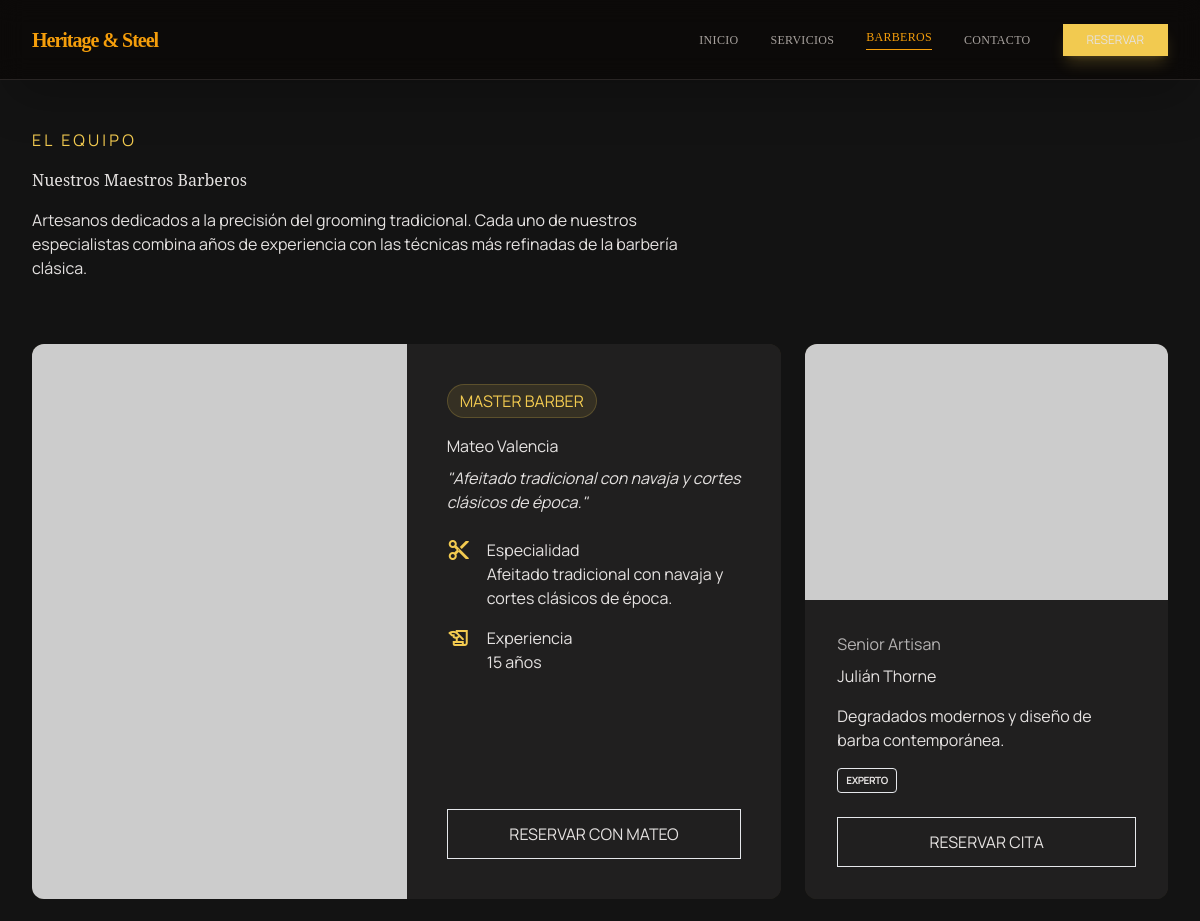
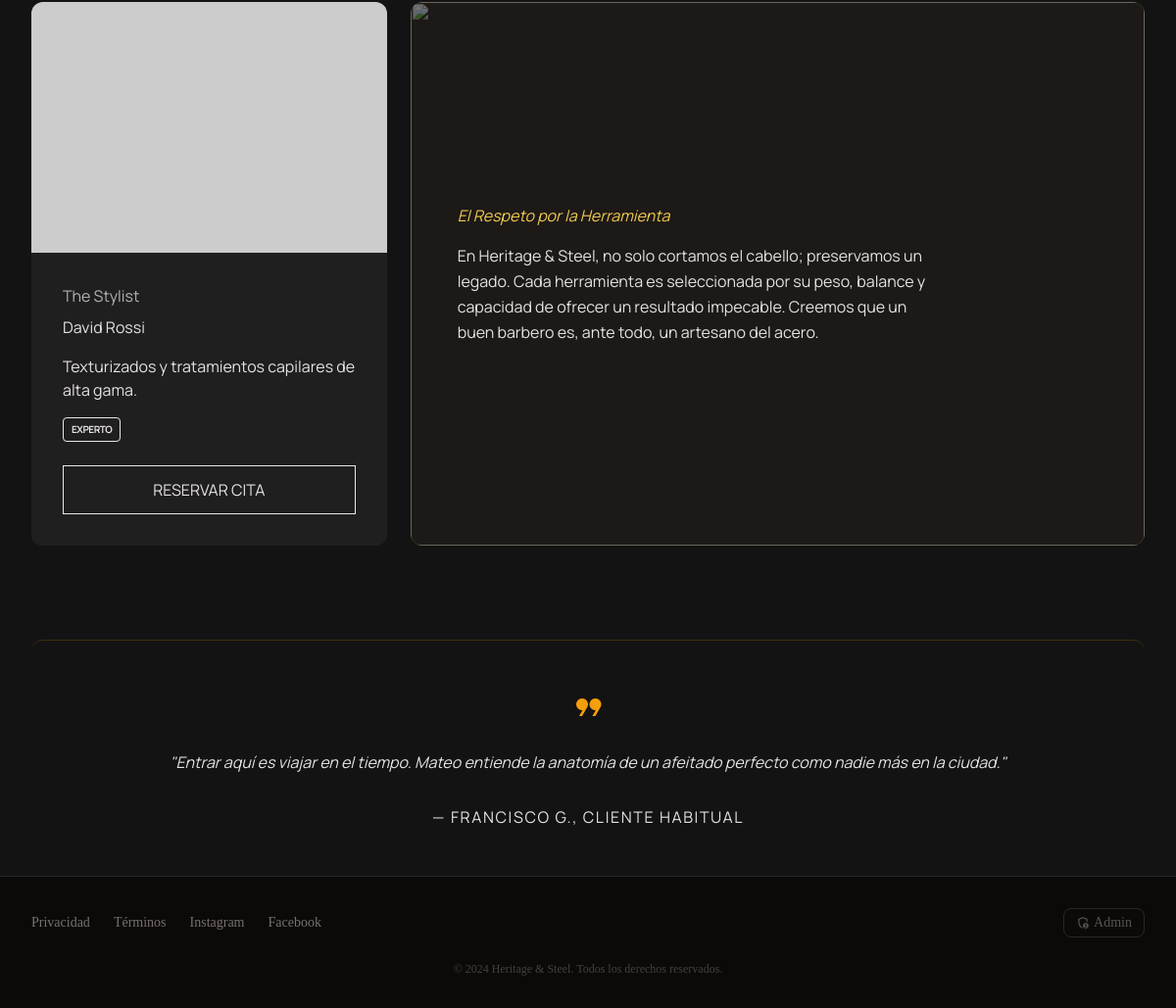
The app's page /equipo with its own data (2 pictures, top to bottom).
### app/models/models.py (models this page shows)
class Barber(db.Model):
    id = db.Column(db.Integer, primary_key=True)
    name = db.Column(db.String(100), nullable=False)
    title = db.Column(db.String(100))
    specialty = db.Column(db.String(200))
    experience = db.Column(db.String(100))
    image_url = db.Column(db.String(500))
    is_active = db.Column(db.Boolean, default=True)

### app/routes/public.py (the view)
@public_bp.route('/equipo')
def equipo():
    barbers = Barber.query.filter_by(is_active=True).all()
    return render_template('equipo.html', barbers=barbers)

### app/templates/equipo.html (shortened to what this page needs)
{% extends "base.html" %}
{% block content %}
<header class="max-w-[1280px] mx-auto px-4 md:px-8 mb-16 pt-12">
    <div class="flex flex-col gap-4 max-w-2xl">
        <span class="font-label-caps text-primary tracking-[0.2em]">EL EQUIPO</span>
        <h1 class="font-headline-xl text-on-surface">Nuestros Maestros Barberos</h1>
        <p class="font-body-lg text-on-surface-variant">Artesanos dedicados a la precisión del grooming tradicional. Cada uno de nuestros especialistas combina años de experiencia con las técnicas más refinadas de la barbería clásica.</p>
    </div>
</header>
<section class="max-w-[1280px] mx-auto px-4 md:px-8 grid grid-cols-1 md:grid-cols-12 gap-6">
    {% if barbers %}
    {% set featured = barbers[0] %}
    <div class="md:col-span-8 bg-surface-container-low rounded-xl overflow-hidden inner-glow group">
        <div class="grid md:grid-cols-2 h-full">
            <div class="h-[400px] md:h-full relative overflow-hidden">
                <img class="absolute inset-0 w-full h-full object-cover grayscale group-hover:grayscale-0 transition-all duration-700" src="{{ featured.image_url }}" alt="{{ featured.name }}" />
            </div>
            <div class="p-10 flex flex-col justify-between bg-surface-container">
                <div>
                    <div class="flex items-center gap-2 mb-4">
                        <span class="font-label-caps text-primary bg-primary/10 px-3 py-1 rounded-full border border-primary/20">{{ featured.title.upper() }}</span>
                    </div>
                    <h2 class="font-headline-lg text-on-surface mb-2">{{ featured.name }}</h2>
                    <p class="font-body-md text-on-surface-variant mb-6 italic">"{{ featured.specialty }}"</p>
                    <div class="space-y-4">
                        <div class="flex items-start gap-4">
                            <span class="material-symbols-outlined text-primary">content_cut</span>
                            <div>
                                <p class="font-label-caps text-tertiary">Especialidad</p>
                                <p class="font-body-md">{{ featured.specialty }}</p>
                            </div>
                        </div>
                        <div class="flex items-start gap-4">
                            <span class="material-symbols-outlined text-primary">history_edu</span>
                            <div>
                                <p class="font-label-caps text-tertiary">Experiencia</p>
                                <p class="font-body-md">{{ featured.experience }}</p>
                            </div>
                        </div>
                    </div>
                </div>
                <a href="{{ url_for('public.reservas') }}?barber={{ featured.id }}" class="mt-8 border border-outline-variant text-on-surface py-3 px-6 font-label-caps hover:bg-primary hover:text-on-primary transition-all active:scale-95 text-center">RESERVAR CON {{ featured.name.split()[0].upper() }}</a>
            </div>
        </div>
    </div>
    {% for barber in barbers[1:] %}
    <div class="md:col-span-4 bg-surface-container-low rounded-xl overflow-hidden inner-glow flex flex-col group">
        <div class="h-64 relative overflow-hidden">
            <img class="absolute inset-0 w-full h-full object-cover grayscale group-hover:grayscale-0 transition-all duration-700" src="{{ barber.image_url }}" alt="{{ barber.name }}" />
        </div>
        <div class="p-8 flex-grow bg-surface-container flex flex-col justify-between">
            <div>
                <span class="font-label-caps text-tertiary-container mb-2 block">{{ barber.title }}</span>
                <h2 class="font-headline-md text-on-surface mb-4">{{ barber.name }}</h2>
                <p class="font-body-md text-on-surface-variant mb-4">{{ barber.specialty }}</p>
            </div>
            <div class="flex flex-wrap gap-2 mb-6">
                <span class="text-[10px] font-bold uppercase tracking-tighter border border-outline-variant px-2 py-1 rounded">Experto</span>
            </div>
            <a href="{{ url_for('public.reservas') }}?barber={{ barber.id }}" class="w-full border border-outline-variant text-on-surface py-3 px-6 font-label-caps hover:bg-primary hover:text-on-primary transition-all text-center">RESERVAR CITA</a>
        </div>
    </div>
    {% endfor %}
    <div class="md:col-span-8 bg-stone-900 rounded-xl overflow-hidden inner-glow relative group">
        <img class="absolute inset-0 w-full h-full object-cover opacity-40 group-hover:opacity-60 transition-opacity duration-700" src="https://lh3.googleusercontent.com/aida-public/AB6AXuBbhDu_eH5cBar210AGJy4w1prsTl1xT4wV1VnSK97g8OmSgnUVjvbFr775a0wt5A7myJqkHZUivup-Qjvulj0E9htXBYraEH8yyoYz3WlTcGLJOBNep4_u6rprpcSwhXndX3z5kHsa1e7T7Q2TCt4yxZQoHGUNSje4UFBzW5--wvadlf3v4ZpweAvZ3iU7SYv-Iig8KYXLrOOZ6nryZqjjVHE1bzZkUxxy_ySmJcaoNTK9LjXioHSODU9wFgFte2_TgSBz1wL8NNg" />
        <div class="relative z-10 p-12 h-full flex flex-col justify-center max-w-xl">
            <h3 class="font-headline-lg text-primary mb-4 italic">El Respeto por la Herramienta</h3>
            <p class="font-body-lg text-on-background leading-relaxed">
                En Heritage &amp; Steel, no solo cortamos el cabello; preservamos un legado. Cada herramienta es seleccionada por su peso, balance y capacidad de ofrecer un resultado impecable. Creemos que un buen barbero es, ante todo, un artesano del acero.
            </p>
        </div>
    </div>
    {% else %}
    <p class="col-span-12 text-center text-on-surface-variant">Pronto presentaremos a nuestro equipo de maestros barberos.</p>
    {% endif %}
</section>
<section class="max-w-[1280px] mx-auto px-4 md:px-8 mt-24">
    <div class="bg-surface-container-high p-12 rounded-xl text-center border-t border-amber-500/20">
        <span class="material-symbols-outlined text-amber-500 text-4xl mb-6" style="font-variation-settings: 'FILL' 1;">format_quote</span>
        <p class="font-headline-md text-on-surface mb-8 italic">"Entrar aquí es viajar en el tiempo. Mateo entiende la anatomía de un afeitado perfecto como nadie más en la ciudad."</p>
        <p class="font-label-caps text-tertiary tracking-widest">— FRANCISCO G., CLIENTE HABITUAL</p>
    </div>
</section>
{% endblock %}

### app/templates/base.html (shortened to what this page needs)
<!DOCTYPE html>
<html class="dark" lang="es">
<head>
    <script src="https://cdn.tailwindcss.com?plugins=forms,container-queries"></script>
</head>
<body class="bg-background text-on-background font-body-md">
    {% include 'components/topbar.html' %}
    <main class="pt-20 pb-24 md:pb-0">
        {% block content %}{% endblock %}
    </main>
    {% include 'components/footer.html' %}
</body>
</html>

### app/templates/components/topbar.html (shortened to what this page needs)
<header class="fixed top-0 w-full z-50 flex justify-between items-center px-4 md:px-8 h-16 md:h-20 bg-stone-950/95 backdrop-blur-md border-b border-stone-800 shadow-2xl">
    <a href="{{ url_for('public.inicio') }}" class="text-lg md:text-xl font-serif font-bold text-amber-500 tracking-tighter">Heritage &amp; Steel</a>
    <nav class="hidden md:flex items-center gap-8">
        <a href="{{ url_for('public.inicio') }}" class="font-serif tracking-wide uppercase text-xs {% if request.path == url_for('public.inicio') %}text-amber-500 border-b border-amber-500 pb-1{% else %}text-stone-400 hover:text-amber-200{% endif %} transition-colors duration-300">Inicio</a>
        <a href="{{ url_for('public.servicios') }}" class="font-serif tracking-wide uppercase text-xs {% if request.path == url_for('public.servicios') %}text-amber-500 border-b border-amber-500 pb-1{% else %}text-stone-400 hover:text-amber-200{% endif %} transition-colors duration-300">Servicios</a>
        <a href="{{ url_for('public.equipo') }}" class="font-serif tracking-wide uppercase text-xs {% if request.path == url_for('public.equipo') %}text-amber-500 border-b border-amber-500 pb-1{% else %}text-stone-400 hover:text-amber-200{% endif %} transition-colors duration-300">Barberos</a>
        <a href="{{ url_for('public.contacto') }}" class="font-serif tracking-wide uppercase text-xs {% if request.path == url_for('public.contacto') %}text-amber-500 border-b border-amber-500 pb-1{% else %}text-stone-400 hover:text-amber-200{% endif %} transition-colors duration-300">Contacto</a>
        <a href="{{ url_for('public.reservas') }}" class="bg-primary text-on-primary px-6 py-2 font-label-caps uppercase text-xs active:scale-95 duration-200 shadow-lg shadow-primary/20">Reservar</a>
    </nav>
</header>

### app/templates/components/footer.html
<footer class="bg-stone-950 border-t border-stone-800 py-8 px-4 md:px-8 pb-28 md:pb-8">
    <div class="max-w-6xl mx-auto flex flex-col md:flex-row justify-between items-center gap-4">
        <div class="flex flex-wrap justify-center gap-6">
            <a class="font-serif text-sm text-stone-500 hover:text-stone-300 transition-colors" href="#">Privacidad</a>
            <a class="font-serif text-sm text-stone-500 hover:text-stone-300 transition-colors" href="#">Términos</a>
            <a class="font-serif text-sm text-stone-500 hover:text-stone-300 transition-colors" href="#">Instagram</a>
            <a class="font-serif text-sm text-stone-500 hover:text-stone-300 transition-colors" href="#">Facebook</a>
        </div>
        <a href="{{ url_for('admin.login') }}"
            class="font-serif text-sm text-stone-600 hover:text-amber-400 transition-colors flex items-center gap-1 px-3 py-1 rounded-lg border border-stone-800 hover:border-amber-500/30"
            title="Panel de administración">
            <span class="material-symbols-outlined text-sm">admin_panel_settings</span>
            <span>Admin</span>
        </a>
    </div>
    <p class="text-center text-stone-700 text-xs mt-6 font-serif">© 2024 Heritage & Steel. Todos los derechos reservados.</p>
</footer>

### app/templates/base.html (style rules this page uses)
.material-symbols-outlined { font-variation-settings: 'FILL' 0, 'wght' 400, 'GRAD' 0, 'opsz' 24; }
.inner-glow { box-shadow: inset 0 0 0 1px rgba(242, 202, 80, 0.1); }

### records on screen
Barber: title "MASTER BARBER", name "Mateo Valencia", specialty "Afeitado tradicional con navaja y cortes clásicos de época.", experience "15 años", name.split "MATEO"
Barber: title "Senior Artisan", name "Julián Thorne", specialty "Degradados modernos y diseño de barba contemporánea."
Barber: title "The Stylist", name "David Rossi", specialty "Texturizados y tratamientos capilares de alta gama."
